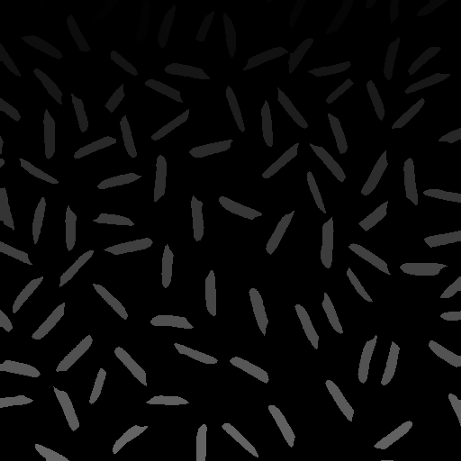
#> input picture ObjectCounting/1_zd6ypc20QAIFMzrbCmJRMg.png, 461 x 461 px
$ python Fourier_low.py   (older library calls are emulated)
#> lines starting #> are read from the running program, lines starting #| are printed output that depends on the picture; after the words box and inside, x2 and y2 are one past the last pixel; in counts of white or black regions, pixels touching at a corner belong together
import cv2
import cv2 as cv
import numpy as np
from matplotlib import pyplot as plt
source = cv.imread('1_zd6ypc20QAIFMzrbCmJRMg.png',0)
#> source is the input picture: shape (461, 461); min 0, max 114, mean 8.4

img = np.power(source, 0.1)
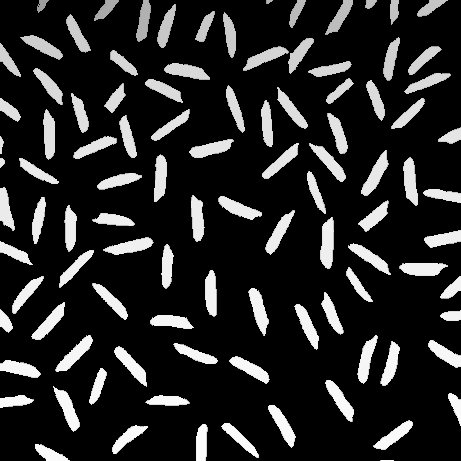
#> img: shape (461, 461) float64; min 0, max 1.61, mean 0.252; drawn with min black and max white
max_val = np.max(img.ravel())
#> max_val = 1.61
img = img / max_val * 255
img_back = img.astype(np.uint8)

cv.imshow('source', source)

# Construct the template, 5 times of corrosion, 5 times of expansion, get the background
kernel=np.ones((5,5),np.uint8)
erosion=cv.erode(img_back,kernel,iterations=5)
#> erosion: shape (461, 461); every value is 0
dilation=cv.dilate(erosion,kernel,iterations=5)

#Original image minus the background to get the shape of rice grains
backImg=dilation
rice=img_back-backImg

#OSTU Binarization
th1,ret1=cv.threshold(rice,0,255,cv.THRESH_BINARY+cv.THRESH_OTSU)
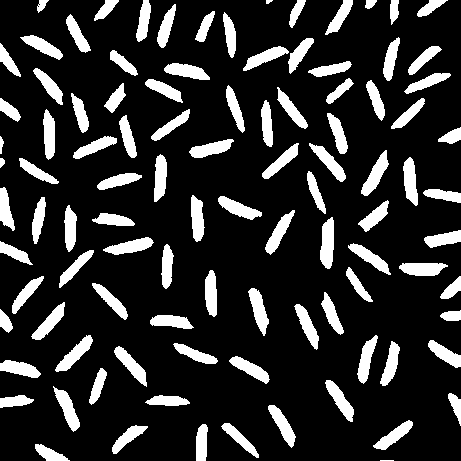
#> ret1: shape (461, 461); 17.6% white; 101 white regions (1 under 20 px)
#> th1 = 0

#Contour detection
ret1,contours,hierarchy=cv.findContours(ret1,cv.RETR_LIST,cv.CHAIN_APPROX_SIMPLE)
#> contours = 103 contours, 4 with area under 20; largest, box (x1, y1, x2, y2) and area: (320, 217, 334, 269) 508, (361, 150, 389, 196) 464, (55, 335, 93, 372) 452, (399, 263, 448, 276) 452, (53, 386, 80, 432) 449

num_labels, labels_im = cv.connectedComponents(ret1)
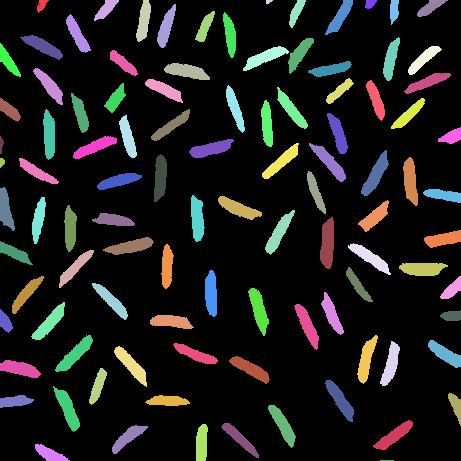
#> labels_im: shape (461, 461) int32; 102 distinct labels, from 0 to 101; one colour per label, 0 black
#> num_labels = 102

_, contours, _ = cv.findContours(ret1, cv.RETR_TREE, cv.CHAIN_APPROX_SIMPLE)
img = cv.cvtColor(img_back, cv.COLOR_GRAY2BGR)
#> img: shape (461, 461, 3)
cv.drawContours(img, contours, -1, (0, 255, 0), 2) # vẽ lại ảnh contour vào ảnh gốc
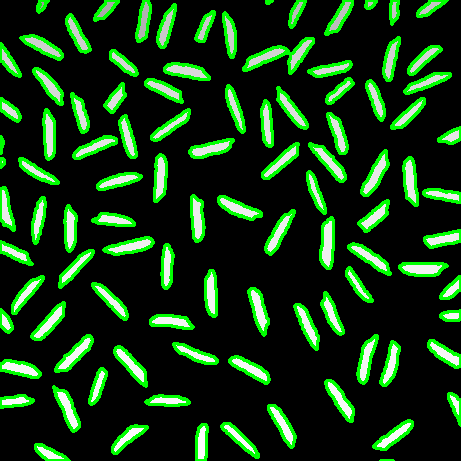
#> img: shape (461, 461, 3); mean B, G, R 20.4, 57, 20.4
# number = 'Number of object: ' + str(num_labels-1)
# cv.putText(img, number, (5,25), cv.FONT_HERSHEY_SIMPLEX,1,(0,255,255),2)

print('Number of object: ', num_labels-1)
#| Number of object:  101
cv.imshow('image', img)
cv.waitKey(0)
cv.destroyAllWindows()
